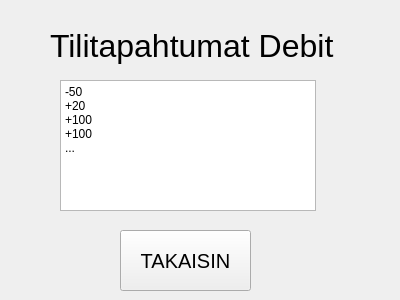
<?xml version="1.0" encoding="UTF-8"?>
<ui version="4.0">
 <class>TilitapahtumatDebit</class>
 <widget class="QWidget" name="TilitapahtumatDebit">
  <property name="geometry">
   <rect>
    <x>0</x>
    <y>0</y>
    <width>400</width>
    <height>300</height>
   </rect>
  </property>
  <property name="windowTitle">
   <string>Form</string>
  </property>
  <widget class="QTextBrowser" name="textBrowser">
   <property name="geometry">
    <rect>
     <x>60</x>
     <y>80</y>
     <width>256</width>
     <height>131</height>
    </rect>
   </property>
   <property name="html">
    <string>&lt;!DOCTYPE HTML PUBLIC &quot;-//W3C//DTD HTML 4.0//EN&quot; &quot;http://www.w3.org/TR/REC-html40/strict.dtd&quot;&gt;
&lt;html&gt;&lt;head&gt;&lt;meta name=&quot;qrichtext&quot; content=&quot;1&quot; /&gt;&lt;meta charset=&quot;utf-8&quot; /&gt;&lt;style type=&quot;text/css&quot;&gt;
p, li { white-space: pre-wrap; }
hr { height: 1px; border-width: 0; }
li.unchecked::marker { content: &quot;\2610&quot;; }
li.checked::marker { content: &quot;\2612&quot;; }
&lt;/style&gt;&lt;/head&gt;&lt;body style=&quot; font-family:'Segoe UI'; font-size:9pt; font-weight:400; font-style:normal;&quot;&gt;
&lt;p style=&quot; margin-top:0px; margin-bottom:0px; margin-left:0px; margin-right:0px; -qt-block-indent:0; text-indent:0px;&quot;&gt;-50&lt;/p&gt;
&lt;p style=&quot; margin-top:0px; margin-bottom:0px; margin-left:0px; margin-right:0px; -qt-block-indent:0; text-indent:0px;&quot;&gt;+20&lt;/p&gt;
&lt;p style=&quot; margin-top:0px; margin-bottom:0px; margin-left:0px; margin-right:0px; -qt-block-indent:0; text-indent:0px;&quot;&gt;+100&lt;/p&gt;
&lt;p style=&quot; margin-top:0px; margin-bottom:0px; margin-left:0px; margin-right:0px; -qt-block-indent:0; text-indent:0px;&quot;&gt;+100&lt;/p&gt;
&lt;p style=&quot; margin-top:0px; margin-bottom:0px; margin-left:0px; margin-right:0px; -qt-block-indent:0; text-indent:0px;&quot;&gt;...&lt;/p&gt;&lt;/body&gt;&lt;/html&gt;</string>
   </property>
  </widget>
  <widget class="QLabel" name="label">
   <property name="geometry">
    <rect>
     <x>50</x>
     <y>10</y>
     <width>301</width>
     <height>71</height>
    </rect>
   </property>
   <property name="font">
    <font>
     <pointsize>24</pointsize>
    </font>
   </property>
   <property name="text">
    <string>Tilitapahtumat Debit</string>
   </property>
  </widget>
  <widget class="QPushButton" name="takaisinButton">
   <property name="geometry">
    <rect>
     <x>120</x>
     <y>230</y>
     <width>131</width>
     <height>61</height>
    </rect>
   </property>
   <property name="font">
    <font>
     <pointsize>15</pointsize>
    </font>
   </property>
   <property name="text">
    <string>TAKAISIN</string>
   </property>
  </widget>
 </widget>
 <resources/>
 <connections/>
</ui>
